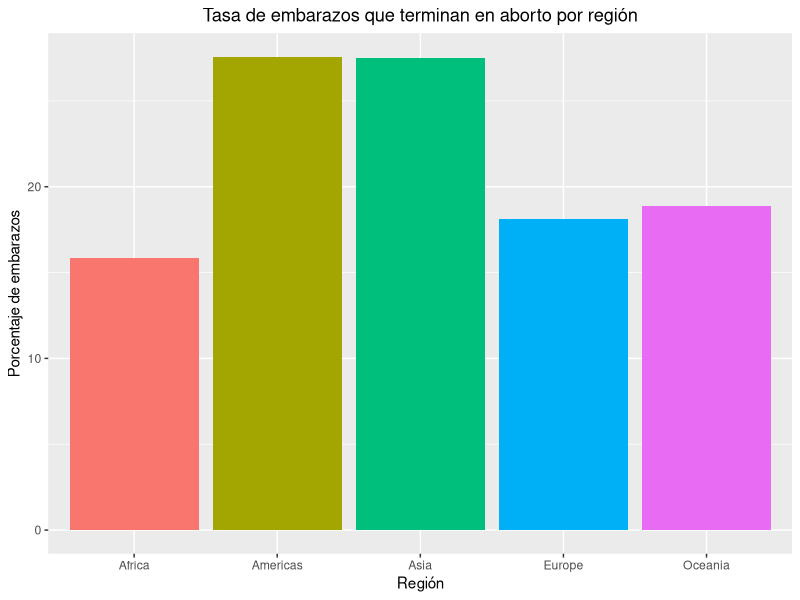
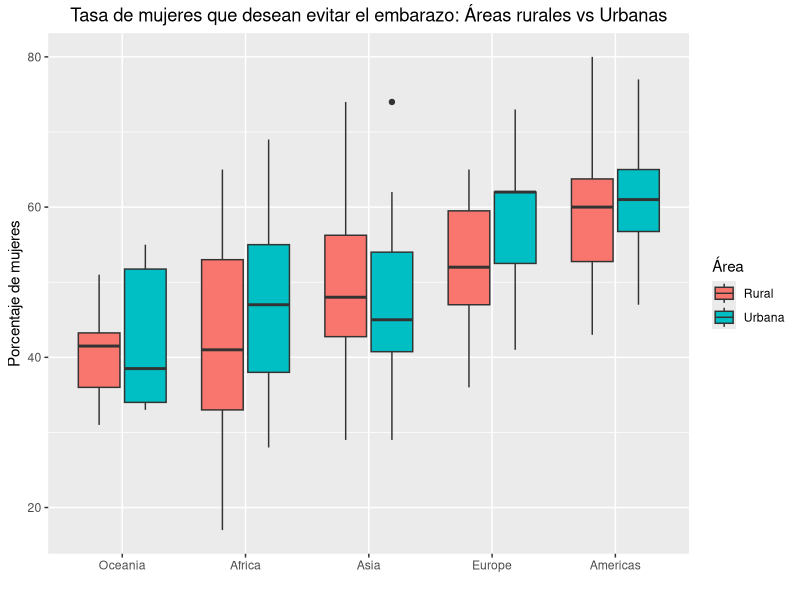
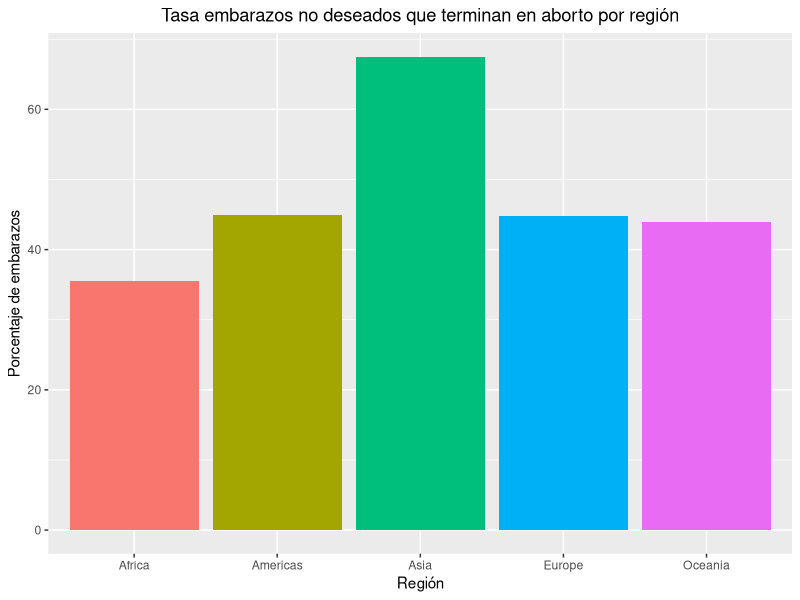

Reproduce these figures in R, in order.
## ---- chunk 1

library(tidyverse)
library(readxl)
library(ggplot2)
library(ggthemes)

## ---- chunk 2


ab_data <- read.csv("datasets/ab_data.csv")
preg_data <- read.csv("datasets/preg_data.csv")

ab_data %>% 
  select(Country, region, avg_perc_preg_eia, avg_perc_uw_preg_eia) %>% 
  group_by(region) %>% 
  summarise(perc_urban_reg = mean(avg_perc_preg_eia)) %>% 
  ungroup() %>%
  ggplot( aes(x = region, y= perc_urban_reg, fill=region)) + 
  geom_bar(stat='identity') +
  labs(title="Tasa de embarazos que terminan en aborto por región", 
       x = "Región", y ="Porcentaje de embarazos") +
  theme(legend.position = "none", 
        plot.title=element_text(hjust=0.5))


## ---- chunk 3

longer_urban_rural_nwap <- preg_data %>% 
  select(Country, region, perc_urban_w_wap, perc_rural_w_wap)  %>% 
  pivot_longer(cols = c("perc_urban_w_wap", "perc_rural_w_wap"),
               names_to = "series" ,
               values_to = "value")  


urban_rural_nwap <- longer_urban_rural_nwap %>% 
  mutate(region = reorder(region, value, FUN = median)) %>%
  ggplot() +
  theme(axis.text.x = element_text(hjust = 0.5), 
        plot.title=element_text(hjust=0.5)) +
  xlab("") 

  urban_rural_nwap + geom_boxplot(aes(region, value, fill = factor(series))) + 
    labs(title = "Tasa de mujeres que desean evitar el embarazo: Áreas rurales vs Urbanas", 
         y = "Porcentaje de mujeres") + 
    guides(fill=guide_legend(title="Área")) + 
    scale_fill_discrete(labels=c('Rural', 'Urbana')) 

## ---- chunk 4

ab_data %>% 
  select(Country, region, avg_perc_preg_eia, avg_perc_uw_preg_eia) %>% 
  group_by(region) %>% 
  summarise(perc_urban_reg = mean(avg_perc_uw_preg_eia)) %>% 
  ungroup() %>% 
  ggplot( aes(x = region, y= perc_urban_reg, fill=region)) + 
  geom_bar(stat='identity') +
  labs(title="Tasa embarazos no deseados que terminan en aborto por región", 
       x = "Región", y ="Porcentaje de embarazos") +
  theme(legend.position = "none", 
        plot.title=element_text(hjust=0.5))

